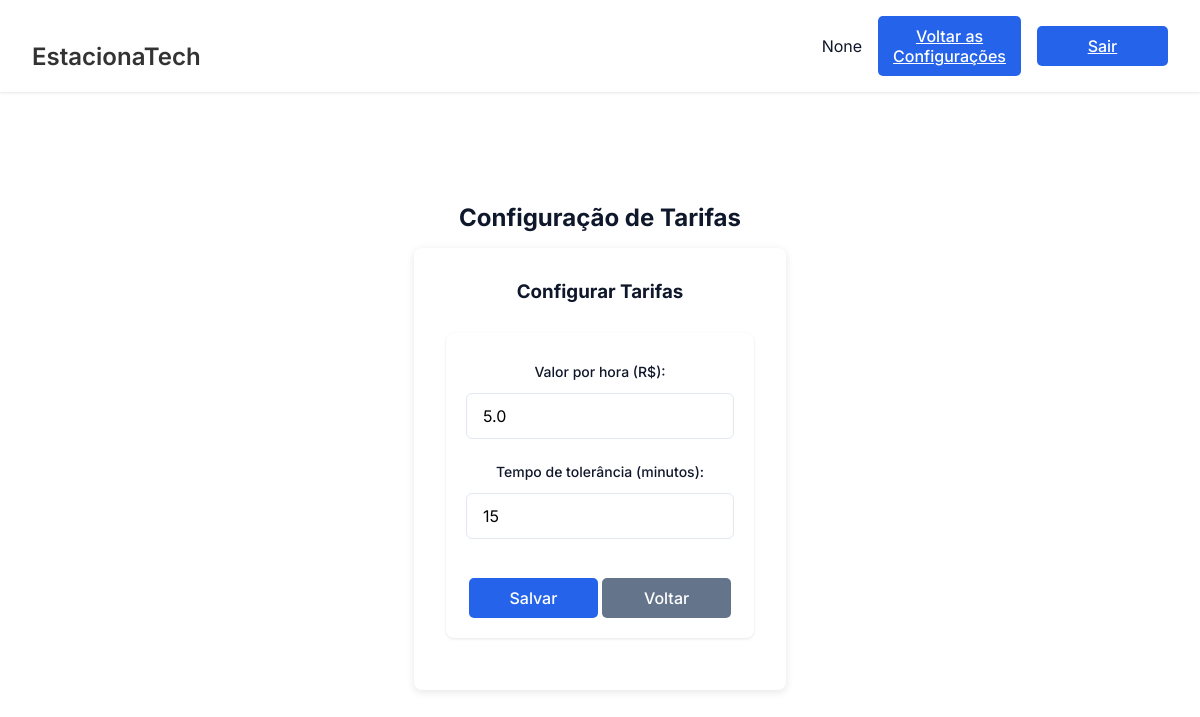
Page /tarifa/config_tarifas on the earlier database version.
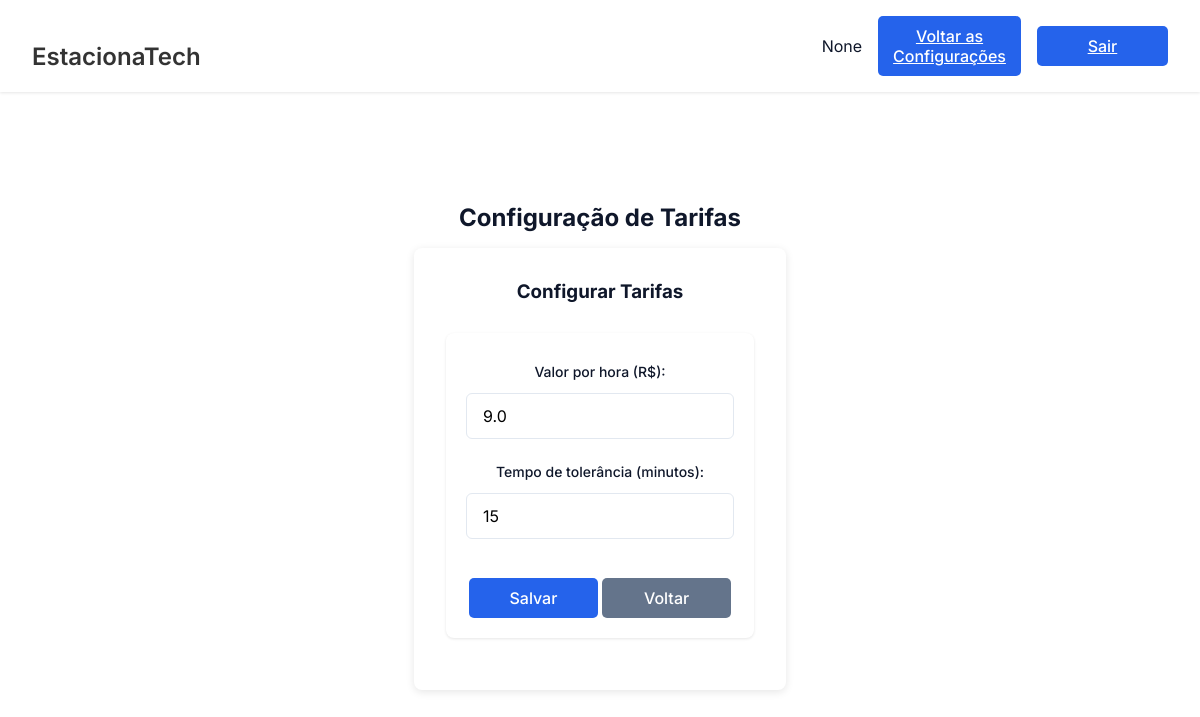
Same page on the later database version.
### tables this page shows
CREATE TABLE Tarifa (
        id_tarifa INTEGER PRIMARY KEY AUTOINCREMENT,
        valor_por_hora REAL NOT NULL,
        tempo_tolerancia INTEGER NOT NULL
    );

### EstacionaTech/routes/tarifa_routes.py (the view, shortened to what this page needs)
@tarifa_bp.route('/config_tarifas', methods=['GET', 'POST'])
def config_tarifas():
    tarifa = obter_tarifa()
    return render_template('config_tarifas.html', tarifa=tarifa)

### EstacionaTech/database/database.py (called while the page is built)
def conectar():
    diretorio_db = "EstacionaTech/database"
    if not os.path.exists(diretorio_db):
        os.makedirs(diretorio_db)  # Criar diretório caso não exista
    return sqlite3.connect(f"{diretorio_db}/estacionatech.db")

### EstacionaTech/models/tarifa.py (called while the page is built)
def obter_tarifa():
    conn = conectar()
    cursor = conn.cursor()
    cursor.execute("SELECT valor_por_hora, tempo_tolerancia FROM Tarifa LIMIT 1")
    tarifa = cursor.fetchone()
    conn.close()
    if not tarifa:
        return (5.00, 15)  # Padrão caso não haja tarifa cadastrada
    return tarifa

### EstacionaTech/templates/config_tarifas.html (shortened to what this page needs)
<!DOCTYPE html>
<html lang="pt-BR">
<head>
    <link rel="stylesheet" href="{{ url_for('static', filename='css/estilo.css') }}">
    <link rel="stylesheet" href="{{ url_for('static', filename='css/tarifa.css') }}">
</head>
<body>
    <div class="dashboard">
        <header class="dashboard-header">
            <nav class="dashboard-nav container">
                <h1 class="dashboard-title">EstacionaTech</h1>
                <div class="dashboard-user">
                    <span>{{ session.get('nome') }}</span>
                    <a href="{{ url_for('admin.configuracoes_admin') }}" class="btn btn-primary">Voltar as Configurações</a>
                    <a href="{{ url_for('auth.logout') }}" class="btn btn-primary">Sair</a>
                </div>
            </nav>
        </header>
        <main class="dashboard-content container">
            <h2>Configuração de Tarifas</h2>
            <div class="dashboard-grid">
                <div class="dashboard-card">
                    <h3>Configurar Tarifas</h3>
                    <form action="{{ url_for('tarifa.config_tarifas') }}" method="POST" class="form">
                        <div class="form-group">
                            <label class="form-label" for="valor_por_hora">Valor por hora (R$):</label>
                            <input class="form-input" type="text" id="valor_por_hora" name="valor_por_hora" value="{{ tarifa[0] }}" required>
                        </div>
                        <div class="form-group">
                            <label class="form-label" for="tempo_tolerancia">Tempo de tolerância (minutos):</label>
                            <input class="form-input" type="number" id="tempo_tolerancia" name="tempo_tolerancia" value="{{ tarifa[1] }}" required>
                        </div>
                        <button type="submit" class="btn btn-primary">Salvar</button>
                        <a href="{{ url_for('configadm.configuracoes_admin') }}" class="btn btn-secondary">Voltar</a>
                    </form>
                </div>
            </div>
        </main>
    </div>
</body>
</html>

Differences in the rows shown:
changed Tarifa: valor_por_hora "5.0" → "9.0"
